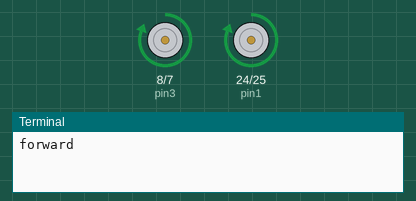
The program below on a simulated Raspberry Pi (BCM pin numbers). Shown: motor-driver pin pairs drawn as motors (green arrow = first pin HIGH = forward, orange = second pin HIGH = backward, longer = more drive), the last lines printed to the terminal. At 6.0 s the program stops and its outputs stay as they are.

Above: at 0.1 s.
At 4.1 s:
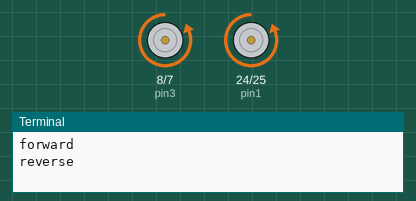
At 6.1 s:
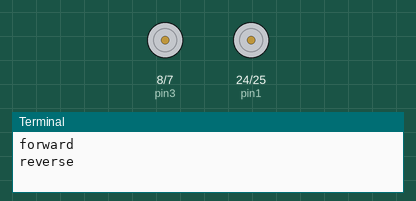
Timing chart, 0 to 7.5 s (numbered marks = the images above):
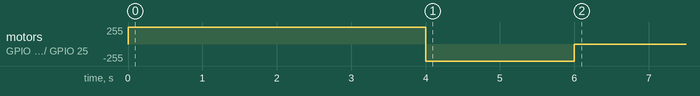

Measured:
- by itself, motor on GPIO 8 (pin3) / GPIO 7 (pin4), motor on GPIO 24 (pin1) / GPIO 25 (pin2): stopped → forward 255/255 at 0.00 s, → backward 255/255 4.0 s later, → stopped 2.0 s later

The program:

l298n-original.py
```python
import RPi.GPIO as gpio
import time

pin1 = 24
pin2 = 25
pin3 = 8
pin4 = 7

def init():
  gpio.setmode(gpio.BCM)
  gpio.setup(pin1, gpio.OUT)
  gpio.setup(pin2, gpio.OUT)
  gpio.setup(pin3, gpio.OUT)
  gpio.setup(pin4, gpio.OUT)

def forward(sec):
  init()
  gpio.output(pin1, True)
  gpio.output(pin2, False)
  gpio.output(pin3, True)
  gpio.output(pin4, False)
  time.sleep(sec)
  gpio.cleanup()

def reverse(sec):
  init()
  gpio.output(pin1, False)
  gpio.output(pin2, True)
  gpio.output(pin3, False)
  gpio.output(pin4, True)
  time.sleep(sec)
  gpio.cleanup()

print("forward")
forward(4)
print("reverse")
reverse(2)
```
